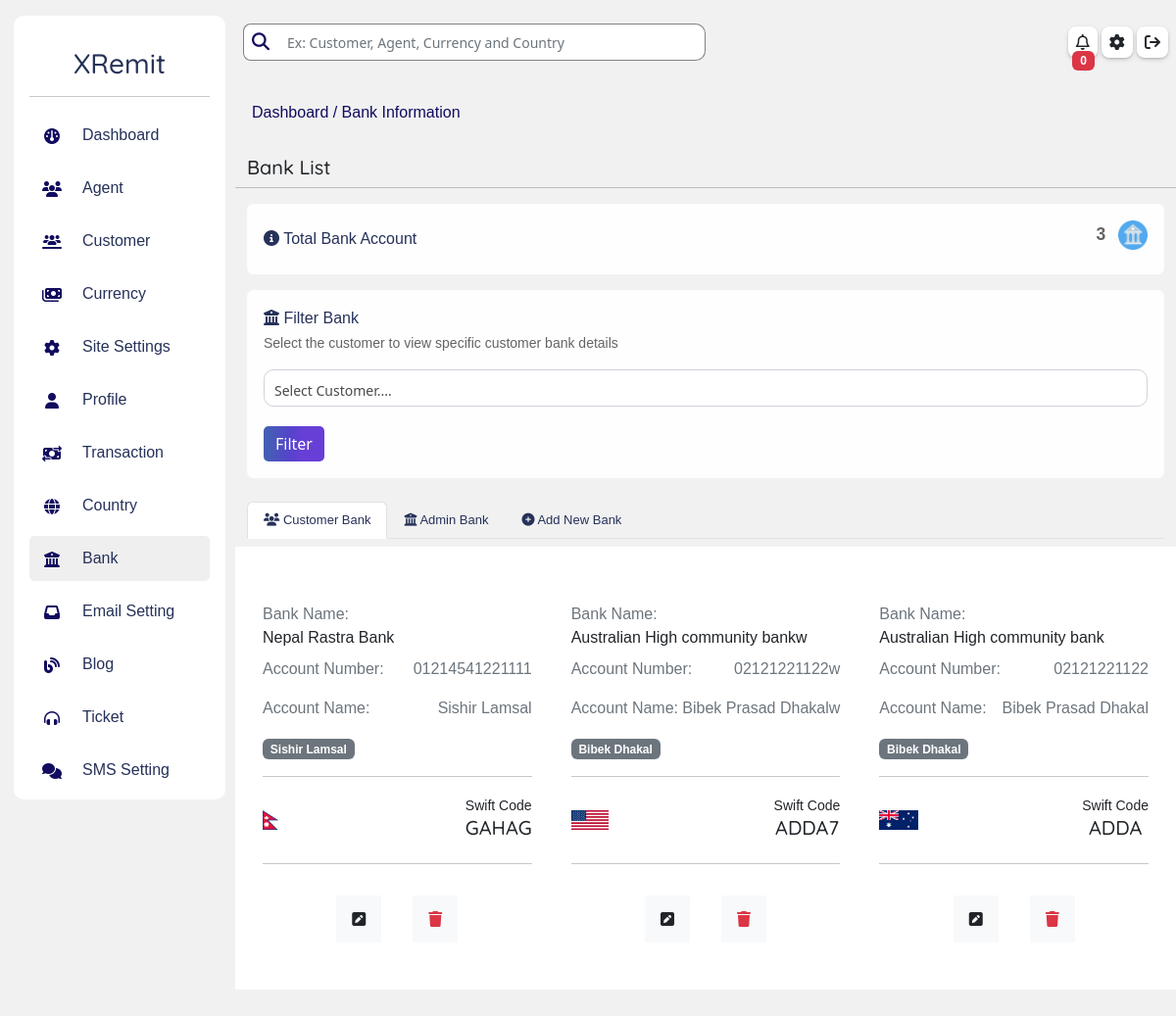
Page /owner/owner-bank-information on the earlier database version.
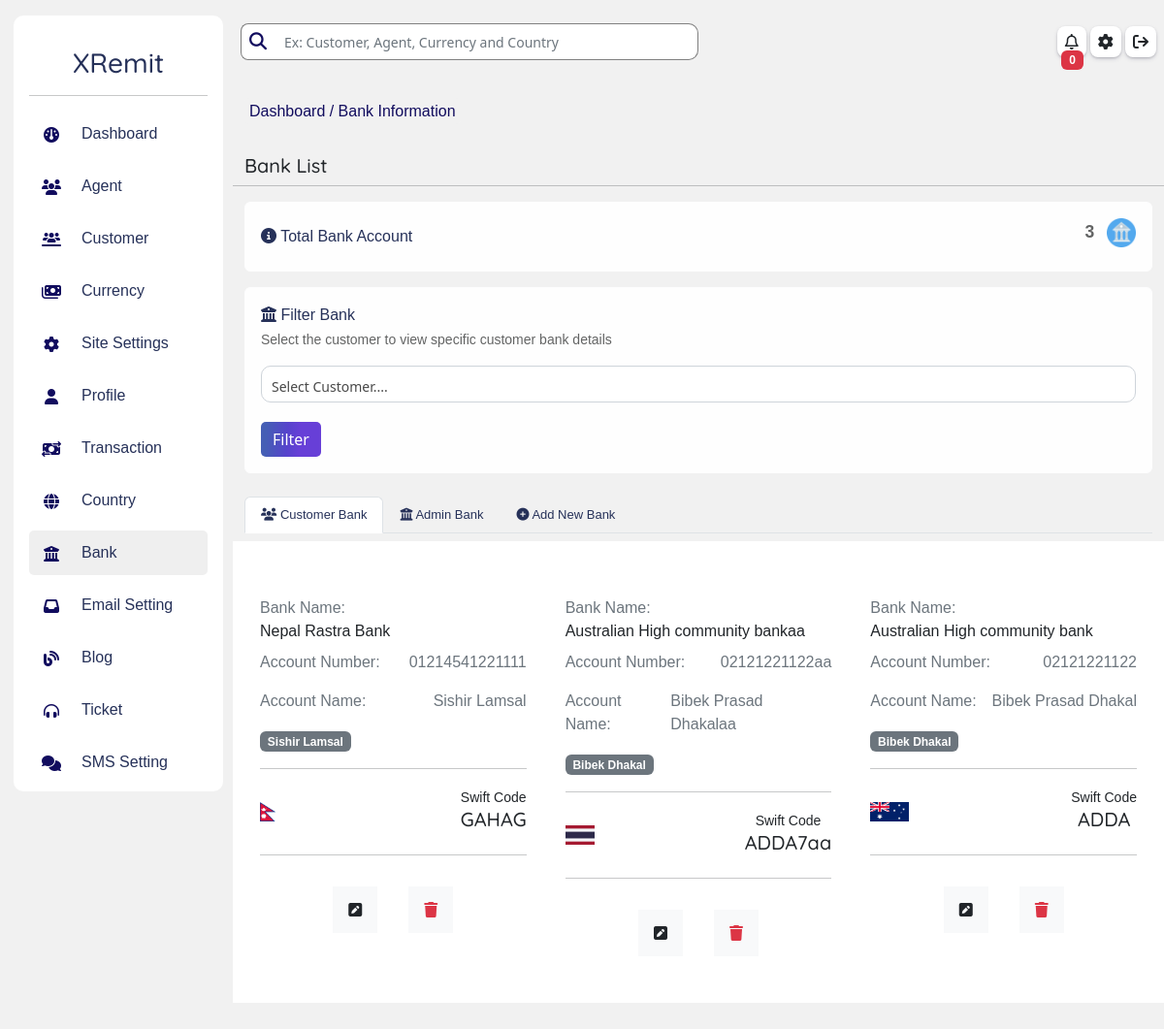
Same page on the later database version.
### homepage/models.py (models this page shows, shortened)
class BankAccount(models.Model):
    customer = models.ForeignKey(Customer, related_name='customer_bank', on_delete=models.CASCADE)
    recipient = models.ForeignKey(Recipient, related_name='recipient_bank', on_delete=models.CASCADE)
    account_name = models.CharField(max_length=300)
    account_number = models.CharField(max_length=500)
    bank_name = models.CharField(max_length=200)
    country = models.ForeignKey(Country, related_name='country_bank', on_delete=models.CASCADE)
    swift_code = models.CharField(max_length=200)

class Country(models.Model):
    name = models.CharField(max_length=200)
    flag_img = models.ImageField(upload_to ="flag/", null = True, blank = True)
    created_at = models.DateTimeField(auto_now_add= True)
    updated_at = models.DateTimeField(auto_now=True)
    def __str__(self):
        return self.name

class Recipient(models.Model):
    customer = models.ForeignKey(Customer, related_name='recipient_customer', on_delete=models.CASCADE, null = True, blank=True)
    transaction_type = models.CharField(max_length=300, choices=(
        ('CashPickup', 'Cash Pickup'),
        ('BankTransfer', 'Bank Transfer'),
        ('MobileTransfer', 'Mobile Transfer'),
        ('WallettoWalletTransfer', 'Wallet to Wallet Transfer')
    ))
    first_name = models.CharField(max_length=200)
    middle_name = models.CharField(max_length=200, null=True, blank=True)
    last_name = models.CharField(max_length=200)
    country = models.ForeignKey(Country, related_name='recipent_country', on_delete=models.CASCADE)
    address = models.CharField(max_length=200)
    state = models.CharField(max_length=200, null = True, blank= True)
    city = models.CharField(max_length=200)
    zip_code = models.CharField(max_length=200)
    number = models.BigIntegerField()
    created_at = models.DateTimeField(auto_now_add= True)
    updated_at = models.DateTimeField(auto_now=True)

### owner/views.py (the view, shortened to what this page needs)
def bankView(request):
    bank = BankAccount.objects.all().order_by('-id')
    total_bank = bank.count()
    form = AdminBankForm()
    customer = Customer.objects.all().order_by('-id')
    Adminbank = AdminBankAccount.objects.all().order_by('-id')
    dist = {
        'bank':bank,
        'form':form,
        'customer':customer,
        'total_bank':total_bank,
        'Adminbank':Adminbank,
    }
    noti = notification()
    dist.update(noti)
    return render(request, "owner/bank.html", dist)

### homepage/forms.py
class AdminBankForm(forms.ModelForm):
    class Meta:
        model = AdminBankAccount
        fields = ('__all__')
        widgets= {
            'account_name': forms.TextInput(attrs={'class':'form-control mt-2', 'placeholder':'Adam Smith'}),
            'account_number': forms.TextInput(attrs={'class':'form-control mt-2', 'placeholder':'02264871564112121BA'}),
            'bank_name': forms.TextInput(attrs={'class':'form-control mt-2', 'placeholder':'Australian High Com Bank'}),
            'country': forms.Select(attrs={'class':'form-control mt-2','placeholder':'Australia'}),
            'swift_code': forms.TextInput(attrs={'class':'form-control mt-2', 'placeholder':'AHCB21S'}),
        }

### owner/views.py (called while the page is built)
def notification():
   noti = AdminNotification.objects.filter(seen= False)
   count = noti.count()
   li = {
       'noti':noti,
       'noti_count':count
   }
   return li

### template/owner/bank.html (shortened to what the changed rows need)
{% extends 'owner/dashboard.html' %}
{% load static %}
{% block inside %}
<div class="row p-0 m-0 mt-3">
    <div class="row p-0 m-0 mt-3">
        <div class="col-12 mt-2 p-0">
            <div class="tab-content">
                <div style="background-color:white;" class="tab-pane active" id="home" role="tabpanel" aria-labelledby="home-tab">
                    <div class="row p-2 m-0">
                        {% for i in bank  %}
                            <div class="mt-3 col-12 col-lg-4">
                                <div class="p-2 mb-3" id="login-card"  onclick="toggleBorder(this, '{{i.id}}')" >
                                    <div>
                                        <span class="p-2" >
                                            <p class="text-secondary p-0 m-0">
                                                Bank Name:
                                            </p>
                                            <p class="text-dark p-0 m-0">
                                                {{i.bank_name}}
                                            </p>
                                            <div class="d-flex justify-content-between mt-2">
                                                <p class="text-secondary">
                                                    Account Number:
                                                </p>
                                                <p class="text-secondary">
                                                    {{i.account_number}}
                                                </p>
                                            </div>
                                            <div class="d-flex justify-content-between">
                                                <p class="text-secondary">
                                                    Account Name:
                                                </p>
                                                <p class="text-secondary">
                                                    {{i.account_name}}
                                                </p>
                                            </div>
                                            <span class="badge bg-secondary">
                                                {{i.recipient.first_name}} {{i.recipient.last_name}}
                                            </span>
                                        </span>
                                    </div>
                                    <hr>
                                    <div class="text-center d-flex justify-content-between">
                                        {% if i.country.flag_img %}
                                            <img class="my-auto" src="{{i.country.flag_img.url}}" alt="" height="20px" width="auto%">
                                        {% endif %}
                                        <div class="my-auto">
                                            <small>Swift Code</small>
                                            <h5>
                                                {{i.swift_code}}
                                            </h5>
                                        </div>
                                    </div>
                                    <hr>
                                    <div class="text-center d-flex justify-content-center " >
                                    <a class="p-2 m-2" href="{%url 'owner:editBank' i.id%}" >
                                        <i class="fa fa-pencil-square p-3 bg-light"></i>
                                    </a>
                                    <a class="p-2  m-2 text-danger" data-bs-toggle="modal" data-bs-target="#exampleModal{{i.id}}" >
                                        <i class="fa fa-trash p-3 bg-light"></i>
                                    </a>
                                    </div>
                                </div>
                            </div>
                        {% endfor %}
                    </div>
                </div>
            </div>
        </div>
    </div>
</div>
{% endblock inside %}

Differences in the rows shown:
changed BankAccount: bank_name "Australian High community bankw" → "Australian High community bankaa"; account_number "02121221122w" → "02121221122aa"; account_name "Bibek Prasad Dhakalw" → "Bibek Prasad Dhakalaa"; country.flag_img: a different picture; swift_code "ADDA7" → "ADDA7aa"
